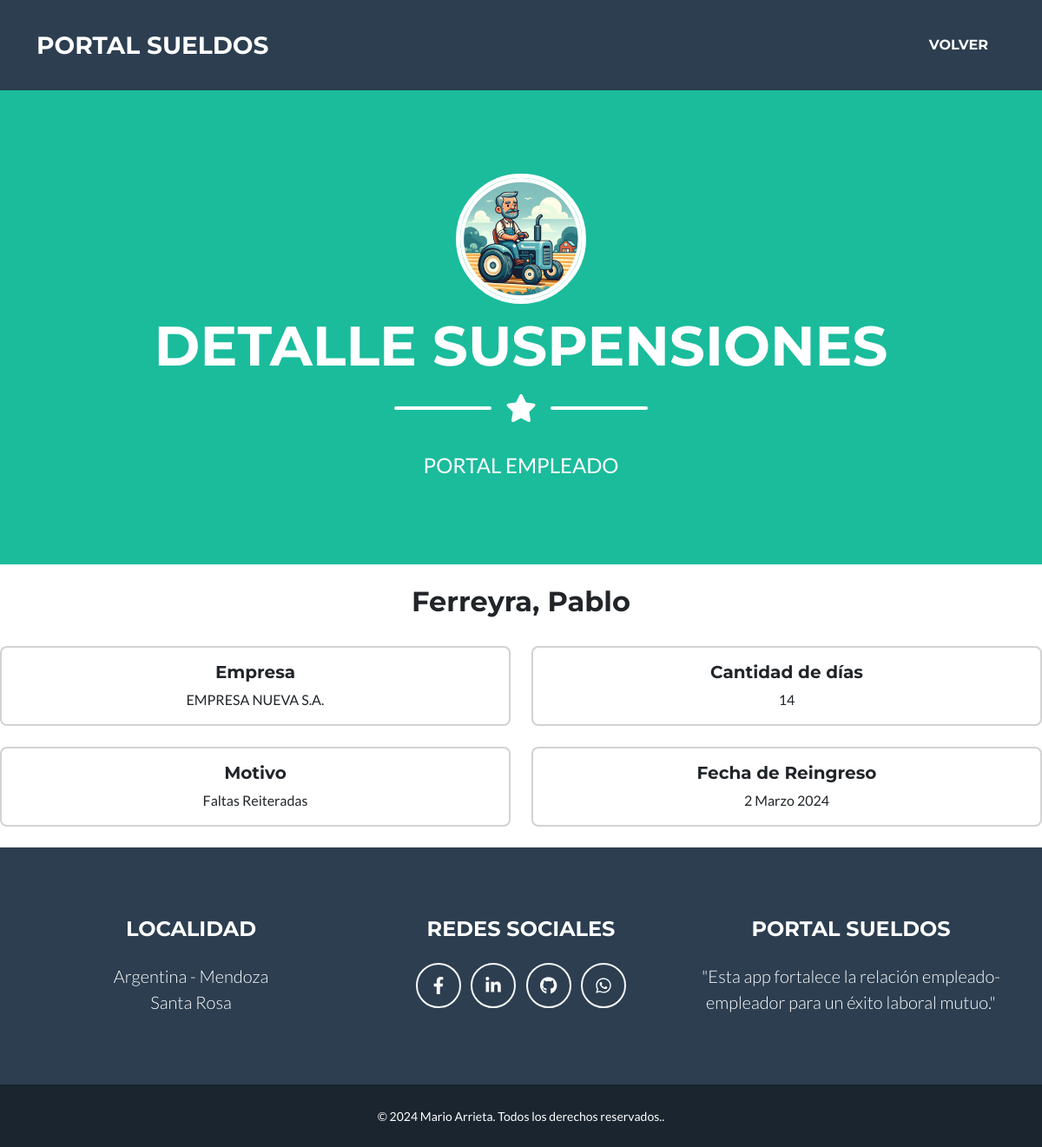
Screenshot of /empleado/suspensiones/detail/4 (signed in) with the database file from the repository.
### empleador/models.py (models this page shows, shortened)
class Suspensiones (models.Model):
    empleado = models.ForeignKey (Empleado, on_delete=models.CASCADE, verbose_name= "Empleado")
    fecha_notificacion = models.DateField(auto_now=True, verbose_name="Fecha de Notificación", editable=False)
    cantidad_dias = models.PositiveIntegerField(verbose_name="Cantidad de días")
    fecha_reingreso = models.DateField(verbose_name="Fecha de Reingreso")
    motivo = models.CharField(max_length=200, verbose_name="Motivo")
    imagen = models.ImageField(upload_to="suspensiones", null=True, blank=True)
    visto = models.BooleanField (editable=False, default=False, verbose_name="Visto")
    class Meta:
        verbose_name_plural = "Suspensiones"

class Empleado (models.Model):
    empleador = models.ForeignKey (Empleador, on_delete=models.CASCADE, verbose_name="Empleador")
    apellido = models.CharField(max_length=50, verbose_name="Apellido")
    nombre = models.CharField(max_length=50, verbose_name="Nombre")
    cuil = models.PositiveIntegerField(validators=[validate_cuil_length], unique=True, verbose_name="CUIL")
    fecha_ingreso = models.DateField(verbose_name="Fecha de ingreso")
    email = models.EmailField(verbose_name= "e-Mail ")
    class Meta:
        verbose_name = "Empleado"
        verbose_name_plural = "Empleados"

class Empleador (models.Model):
    razonSocial = models.CharField(max_length=50, verbose_name="Razon Social")
    cuit = models.PositiveIntegerField(validators=[validate_cuil_length], unique=True, verbose_name="CUIT")
    email = models.EmailField(verbose_name="e-Mail")
    class Meta:
        verbose_name = "Empleador"
        verbose_name_plural = "Empleadores"

### empleado/views.py (the view)
# urls.py: path("suspensiones/detail/<pk>", views.SuspensionesDetail.as_view(), name="suspensiones_detail"),
class SuspensionesDetail (LoginRequiredMixin, DetailView):
    model = Suspensiones
    template_name = "empleado/suspensiones_detail.html"
    login_url = reverse_lazy ("empleado:login")
    def get_object(self, queryset=None):
        obj = super().get_object(queryset)
        obj.visto = True
        obj.save()
        return obj

### empleado/templates/empleado/suspensiones_detail.html (shortened to what this page needs)
{% extends 'core/base.html' %}
{% load static %}
{% block  titulo%}
    <li class="nav-item mx-0 mx-lg-1"><a class="nav-link py-3 px-0 px-lg-3 rounded" href="{% url 'empleado:index' %}">Volver</a></li>
{% endblock titulo %}
{% block imagen %}
   {% static 'empleado/img/empleado.webp' %}
{% endblock imagen %}
{% block pagina%}
    DETALLE SUSPENSIONES
{% endblock pagina%}
{% block mensaje%}
    PORTAL EMPLEADO
{% endblock mensaje%}
{% block formulario%}
        <br>
        <div class="detalle-notificaciones">
            <h2 class="text-center">{{ object.empleado.apellido}}, {{ object.empleado.nombre }}</h2><br>
            <div class="row row-cols-1 row-cols-md-2 g-4">
                <div class="col">
                    <div class="card text-center">
                        <div class="card-body">
                            <h5 class="card-title">Empresa</h5>
                            <p class="card-text">{{ object.empleado.empleador.razonSocial }}</p>
                        </div>
                    </div>
                </div>
                <div class="col">
                    <div class="card text-center">
                        <div class="card-body">
                            <h5 class="card-title">Cantidad de días</h5>
                            <p class="card-text">{{ object.cantidad_dias }}</p>
                        </div>
                    </div>
                </div>
                <div class="col">
                    <div class="card text-center">
                        <div class="card-body">
                            <h5 class="card-title">Motivo</h5>
                            <p class="card-text">{{ object.motivo}}</p>
                        </div>
                    </div>
                </div>
                <div class="col">
                    <div class="card text-center">
                        <div class="card-body">
                            <h5 class="card-title">Fecha de Reingreso</h5>
                            <p class="card-text">{{ object.fecha_reingreso }}</p>
                        </div>
                    </div>
                </div>
            </div>
        </div>
        <br>
{% endblock formulario%}

### rows the page displays
Suspensiones: empleado.apellido "Ferreyra", empleado.nombre "Pablo", empleado.empleador.razonSocial "EMPRESA NUEVA S.A.", cantidad_dias "14", motivo "Faltas Reiteradas", fecha_reingreso "2 Marzo 2024"
